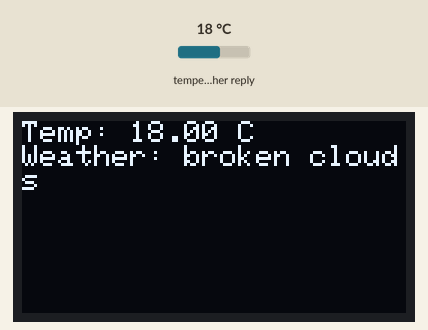
Bench run of a sketch on a simulated ESP32. On the bench: 128×64 one-colour display. The test bench sets the inputs (shaded band); at power-on: temperature in the weather reply 18 °C. WiFi joins after 1.5 s; servers stay silent unless stated; web services answer with replies made up by the test bench; what the sketch prints to the serial monitor is not drawn.

Above: at 1.9 s.

The sketch:

0led-weather-data-display.ino
```cpp
#include <WiFi.h>
#include <HTTPClient.h>
#include <ArduinoJson.h>
#include <Adafruit_GFX.h>
#include <Adafruit_SSD1306.h>

#define SCREEN_WIDTH 128
#define SCREEN_HEIGHT 64
#define OLED_RESET -1
Adafruit_SSD1306 display(SCREEN_WIDTH, SCREEN_HEIGHT, &Wire, OLED_RESET);

const char* ssid = "";
const char* password = "";
const char* apiKey = "YOUR API KEY";
const char* latitude = "";
const char* longitude = "";

void setup() {
  Serial.begin(115200);

  if (!display.begin(SSD1306_SWITCHCAPVCC, 0x3C)) {
    Serial.println(F("SSD1306 allocation failed"));
    while (1);
  }

  display.clearDisplay();
  display.setTextSize(1);
  display.setTextColor(SSD1306_WHITE);

  WiFi.begin(ssid, password);
  display.println("Connecting to WiFi...");
  display.display();

  while (WiFi.status() != WL_CONNECTED) {
    delay(500);
    Serial.print(".");
  }

  Serial.println("\nConnected to WiFi");
}

void fetchWeatherData() {
  if (WiFi.status() != WL_CONNECTED) {
    Serial.println("WiFi not connected!");
    return;
  }

  HTTPClient http;
  String url = "http://api.openweathermap.org/data/2.5/weather?lat=" + String(latitude) + "&lon=" + String(longitude) + "&appid=" + apiKey + "&units=metric";
  http.begin(url);
  int httpResponseCode = http.GET();

  if (httpResponseCode > 0) {
    String payload = http.getString();
    Serial.println(payload);
    DynamicJsonDocument doc(1024);
    deserializeJson(doc, payload);

    float temp = doc["main"]["temp"];
    String description = doc["weather"][0]["description"].as<String>();

    display.clearDisplay();
    display.setCursor(0, 0);
    display.print("Temp: ");
    display.print(temp);
    display.println(" C");
    display.print("Weather: ");
    display.println(description);
    display.display();
  } else {
    Serial.print("Error: ");
    Serial.println(httpResponseCode);
    display.clearDisplay();
    display.println("Failed to fetch data");
    display.display();
  }

  http.end();
}

void loop() {
  fetchWeatherData();
  delay(60000); // Fetch data every 60 seconds
}
```
